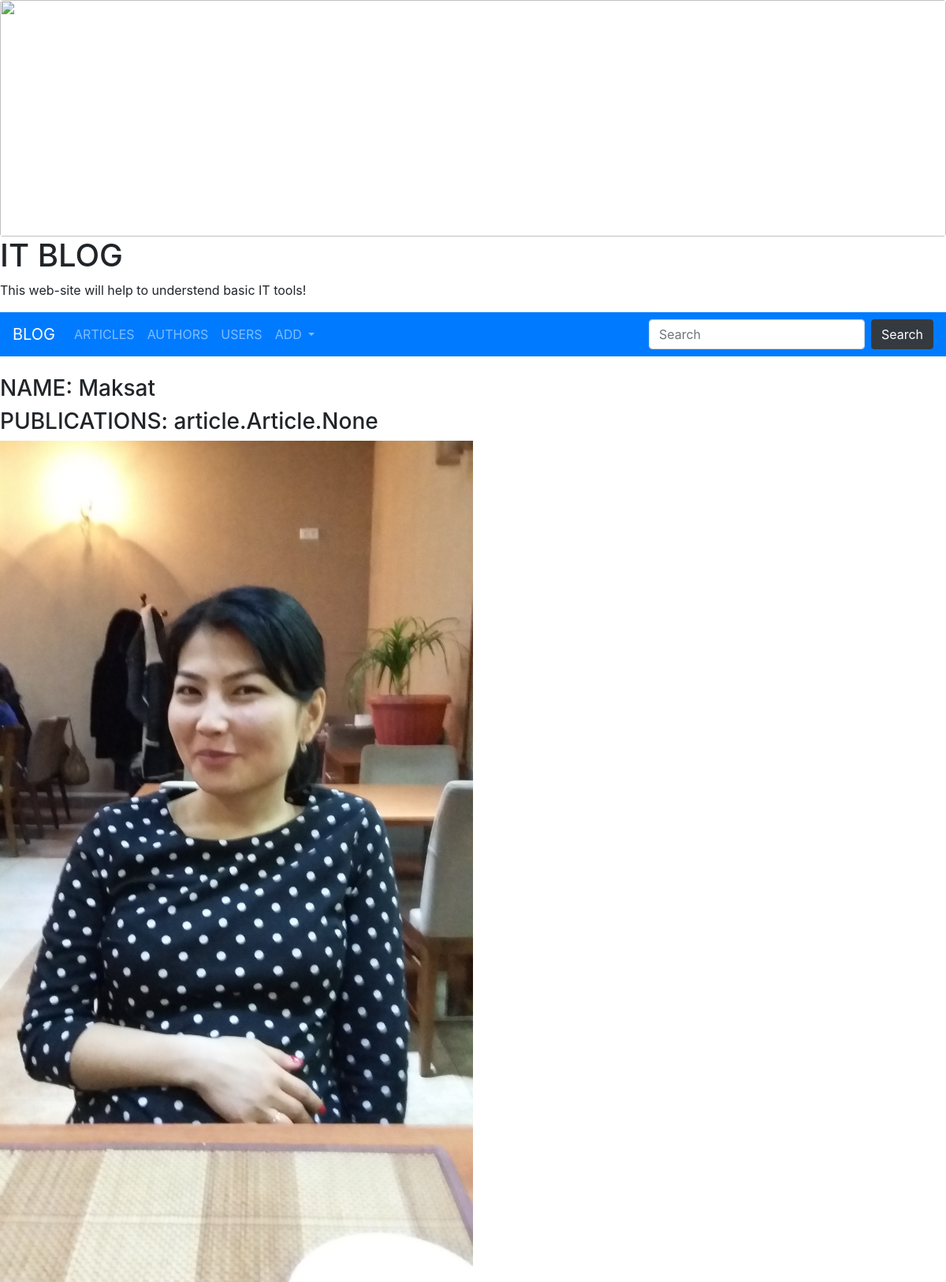
Page /profile/1/ on the committed database.
### article/models.py (models this page shows, shortened)
class Author(models.Model):
    name = models.CharField(max_length=255)
    photo = models.ImageField(upload_to= "author_photo", null=True, blank=True)
    user = models.OneToOneField(to=User, on_delete=models.SET_NULL, related_name="author",
    null=True, blank=True)
    class Meta:
        verbose_name = "Автора"
        verbose_name_plural = "Автор"

### article/views.py (the view)
# urls.py: path("profile/<int:id>/", profile, name="profile"),
def profile(request, id):
    author = Author.objects.get(id=id)
    return render(request, "article/profile.html", {"author": author})

### article/templates/article/profile.html
{% extends 'base.html' %}
{% block content %}
<div>
    <h3>NAME: {{ author.name }}</h3>
    <h3>PUBLICATIONS: {{ author.articles }}</h3>
    {% if author.photo %}
        <img src="{{ author.photo.url }}" width="50%">
    {% endif %}
 </div>
{% endblock %}

### rows in the picture
Author: name "Maksat", articles "article.Article.None", photo (picture)
